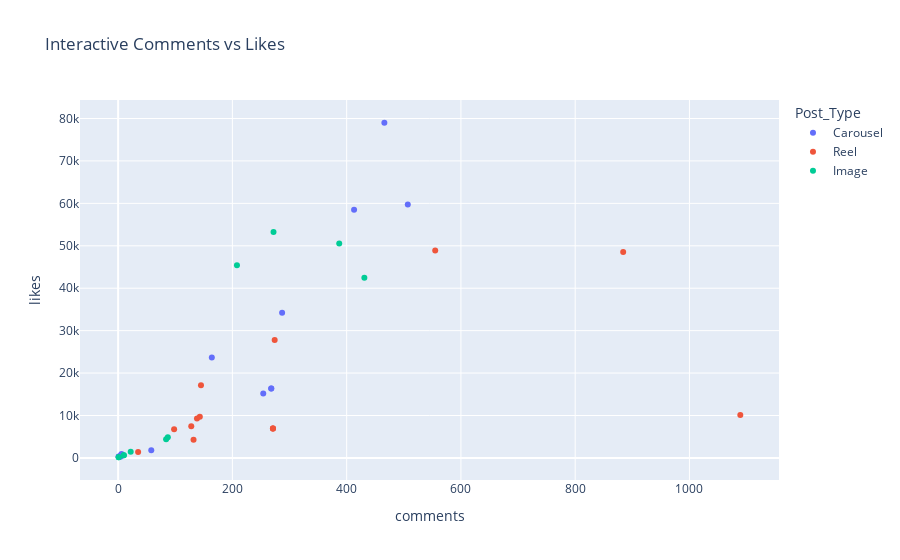

Source (notebook cell):
### Markdown cell above
## Interactive Comments vs Likes

### Code cell
import plotly.express as px

fig = px.scatter(df, x='comments', y='likes', color='Post_Type',
                 hover_data=['Post_id'],
                 title='Interactive Comments vs Likes')
fig.show()

### Figure 1 — Plotly figure (JSON) as saved in the notebook; plotly's stock layout.template omitted (floating-point values rounded to 4 significant figures)
{"data": [{"customdata": [[101], [112], [113], [114], [115], [116], [118], [120], [124], [125], [130], [131], [133], [134], [101]], "hovertemplate": "Post_Type=Carousel<br>comments=%{x}<br>likes=%{y}<br>Post_id=%{customdata[0]}<extra></extra>", "legendgroup": "Carousel", "marker": {"color": "#636efa", "symbol": "circle"}, "mode": "markers", "name": "Carousel", "orientation": "v", "showlegend": true, "type": "scatter", "x": [268, 6, 58, 1, 5, 6, 4, 1, 164, 466, 287, 507, 413, 254, 268], "xaxis": "x", "y": [16382, 907, 1792, 336, 668, 492, 252, 292, 23687, 79000, 34232, 59716, 58485, 15159, 16382], "yaxis": "y"}, {"customdata": [[102], [103], [104], [105], [106], [104], [107], [108], [109], [104], [110], [123], [126], [135]], "hovertemplate": "Post_Type=Reel<br>comments=%{x}<br>likes=%{y}<br>Post_id=%{customdata[0]}<extra></extra>", "legendgroup": "Reel", "marker": {"color": "#EF553B", "symbol": "circle"}, "mode": "markers", "name": "Reel", "orientation": "v", "showlegend": true, "type": "scatter", "x": [138, 1089, 271, 145, 143, 271, 132, 128, 884, 271, 98, 555, 274, 35], "xaxis": "x", "y": [9267, 10100, 6943, 17158, 9683, 6943, 4287, 7484, 48528, 6943, 6754, 48889, 27814, 1399], "yaxis": "y"}, {"customdata": [[111], [111], [117], [119], [121], [121], [122], [127], [128], [132], [136]], "hovertemplate": "Post_Type=Image<br>comments=%{x}<br>likes=%{y}<br>Post_id=%{customdata[0]}<extra></extra>", "legendgroup": "Image", "marker": {"color": "#00cc96", "symbol": "circle"}, "mode": "markers", "name": "Image", "orientation": "v", "showlegend": true, "type": "scatter", "x": [1, 1, 22, 84, 10, 10, 387, 208, 431, 272, 87], "xaxis": "x", "y": [160, 160, 1473, 4421, 616, 616, 50523, 45416, 42470, 53254, 4866], "yaxis": "y"}], "layout": {"legend": {"title": {"text": "Post_Type"}, "tracegroupgap": 0}, "title": {"text": "Interactive Comments vs Likes"}, "xaxis": {"anchor": "y", "domain": [0, 1], "title": {"text": "comments"}}, "yaxis": {"anchor": "x", "domain": [0, 1], "title": {"text": "likes"}}}}
